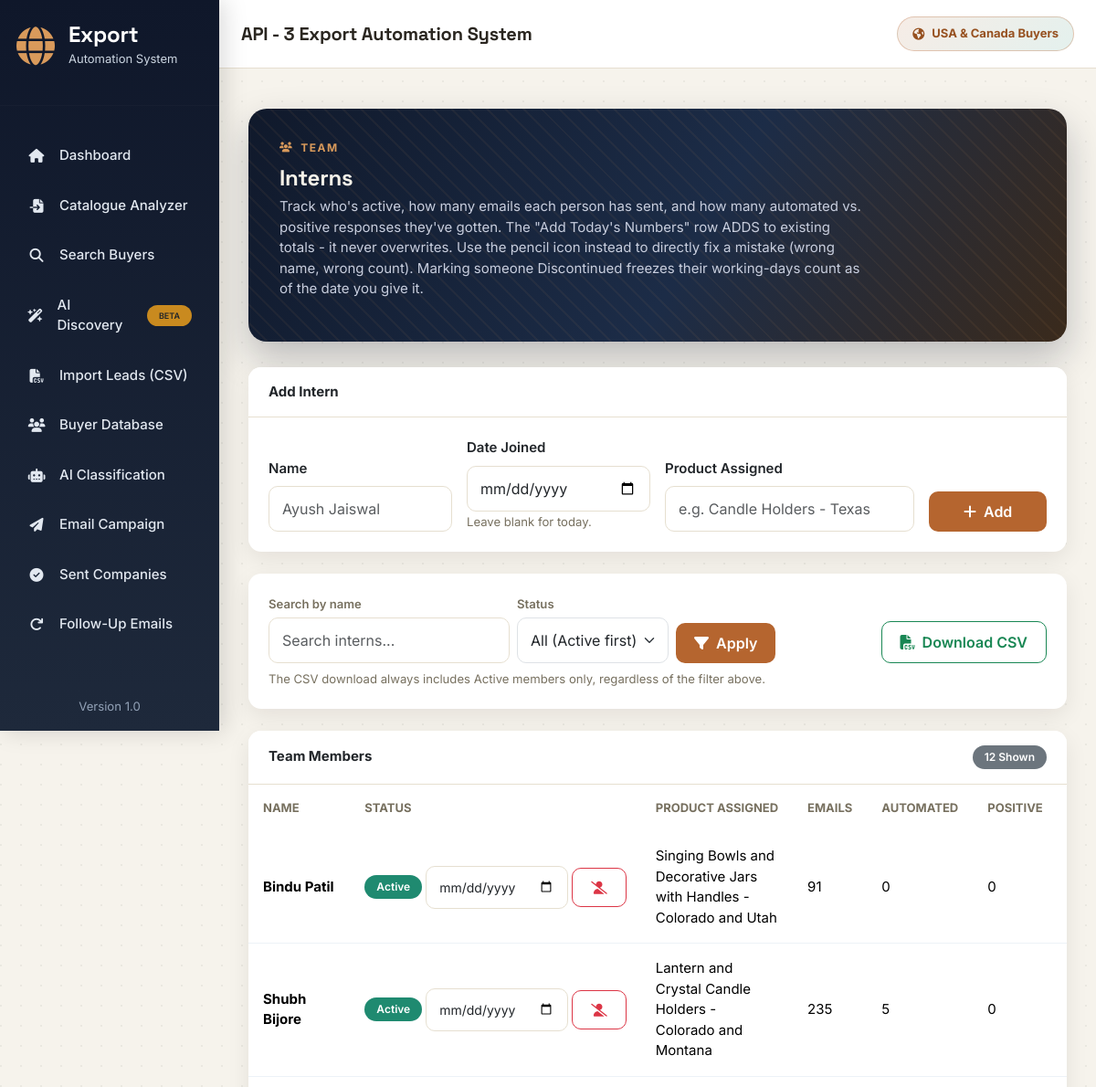
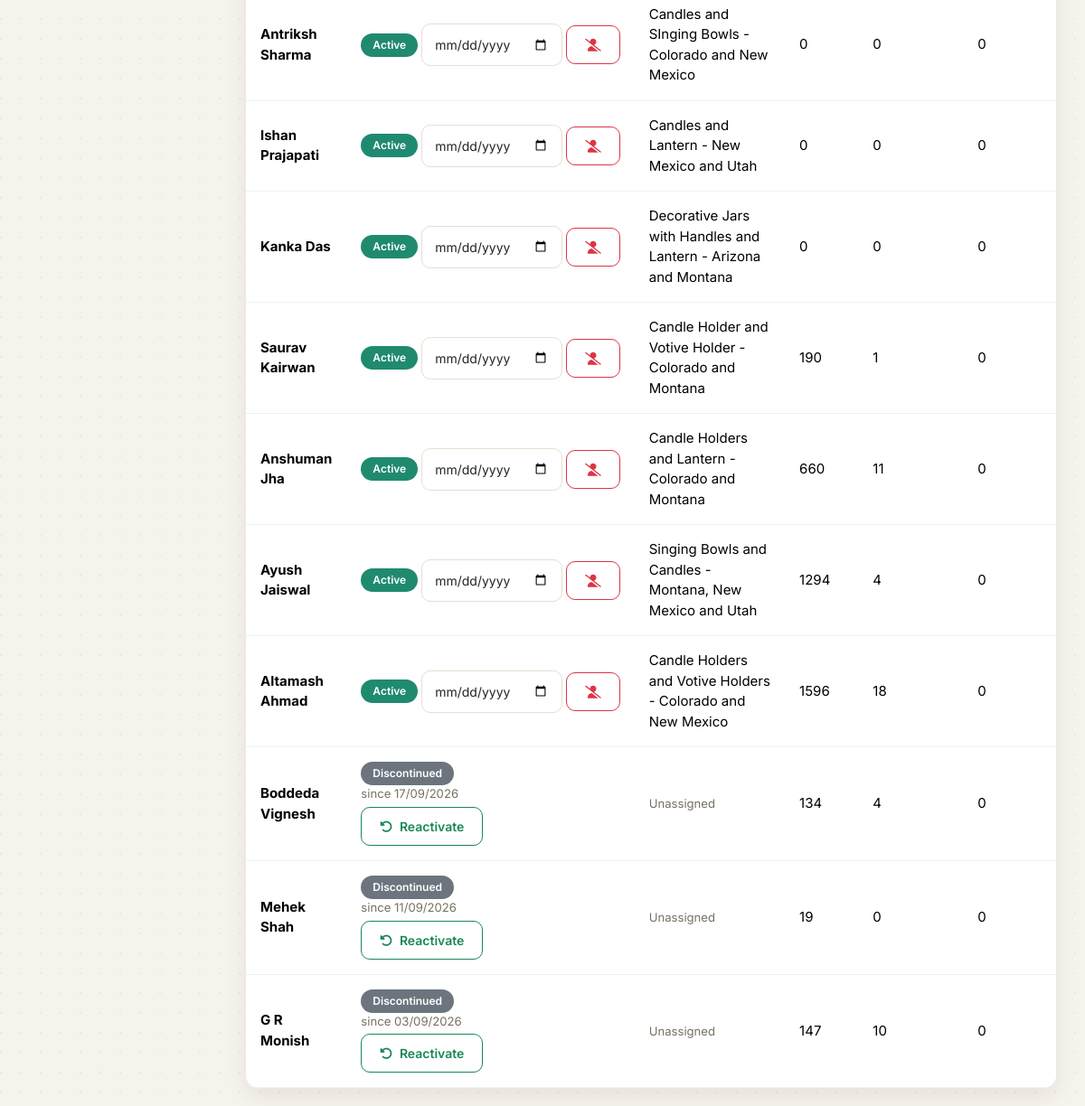
The app's page /team with its own data (2 pictures, top to bottom).
### app/models.py (models this page shows)
class Intern(db.Model):
    __tablename__ = "interns"
    id = db.Column(db.Integer, primary_key=True)
    name = db.Column(db.String(150), nullable=False)
    status = db.Column(db.String(20), default="Active")
    product_assigned = db.Column(db.String(255))
    emails_sent = db.Column(db.Integer, default=0)
    automated_responses = db.Column(db.Integer, default=0)
    positive_responses = db.Column(db.Integer, default=0)
    date_joined = db.Column(db.Date, nullable=False)
    date_discontinued = db.Column(db.Date)
    created_at = db.Column(
        db.DateTime,
        default=datetime.utcnow
    )
    @property
    def total_working_days(self):
        if not self.date_joined:
            return 0
        end_date = self.date_discontinued or date.today()
        delta = end_date - self.date_joined
        return max(delta.days, 0)

### app/routes/team.py (the view)
@team_bp.route("/team", methods=["GET"])
def team():
    repo = InternRepository()
    search = request.args.get("q", "").strip()
    status_filter = request.args.get("status", "").strip()
    return render_template(
        "team.html",
        interns=repo.all(status_filter=status_filter or None, search=search or None),
        current_search=search,
        current_status_filter=status_filter
    )

### app/services/database/intern_repository.py (called while the page is built)
    def all(self, status_filter=None, search=None):
        query = Intern.query
        if status_filter:
            query = query.filter(Intern.status == status_filter)
        if search:
            query = query.filter(Intern.name.ilike(f"%{search.strip()}%"))
        interns = query.all()
        interns.sort(
            key=lambda i: (
                0 if i.status == "Active" else 1,
                -(i.date_joined.toordinal() if i.date_joined else 0)
            )
        )
        return interns

### app/templates/team.html (shortened to what this page needs)
{% extends "base.html" %}
{% block content %}
<div class="container mt-4 fade-up">
    <div class="hero-banner d-flex justify-content-between align-items-center">
        <div>
            <div class="hero-eyebrow">
                <i class="fa-solid fa-users"></i>
                Team
            </div>
            <h2>
                Interns
            </h2>
            <p>
                Track who's active, how many emails each person has sent,
                and how many automated vs. positive responses they've
                gotten. The "Add Today's Numbers" row ADDS to existing
                totals - it never overwrites. Use the pencil icon instead
                to directly fix a mistake (wrong name, wrong count).
                Marking someone Discontinued freezes their working-days
                count as of the date you give it.
            </p>
        </div>
    </div>
    <div class="card mb-4">
        <div class="card-header">
            Add Intern
        </div>
        <div class="card-body">
            <form method="POST" action="{{ url_for('team.add_intern') }}">
                <div class="row g-3 align-items-end">
                    <div class="col-md-3">
                        <label class="form-label">Name</label>
                        <input
                            type="text"
                            name="name"
                            class="form-control"
                            placeholder="Ayush Jaiswal"
                            required>
                    </div>
                    <div class="col-md-3">
                        <label class="form-label">Date Joined</label>
                        <input
                            type="date"
                            name="date_joined"
                            class="form-control">
                        <small class="text-muted">Leave blank for today.</small>
                    </div>
                    <div class="col-md-4">
                        <label class="form-label">Product Assigned</label>
                        <input
                            type="text"
                            name="product_assigned"
                            class="form-control"
                            placeholder="e.g. Candle Holders - Texas">
                    </div>
                    <div class="col-md-2">
                        <button type="submit" class="btn btn-primary w-100">
                            <i class="fa-solid fa-plus me-1"></i> Add
                        </button>
                    </div>
                </div>
            </form>
        </div>
    </div>
    <div class="card mb-4">
        <div class="card-body">
            <form method="GET" class="d-flex gap-2 flex-wrap align-items-end">
                <div>
                    <label class="form-label small text-muted mb-1">Search by name</label>
                    <input
                        type="text"
                        name="q"
                        value="{{ current_search }}"
                        class="form-control"
                        style="min-width:220px;"
                        placeholder="Search interns...">
                </div>
                <div>
                    <label class="form-label small text-muted mb-1">Status</label>
                    <select name="status" class="form-select">
                        <option value="" {{ "selected" if not current_status_filter else "" }}>All (Active first)</option>
                    </select>
                </div>
                <button type="submit" class="btn btn-primary">
                    <i class="fa-solid fa-filter me-1"></i> Apply
                </button>
                <a href="{{ url_for('team.export_csv') }}" class="btn btn-outline-success ms-auto">
                    <i class="fa-solid fa-file-csv me-1"></i> Download CSV
                </a>
            </form>
            <small class="text-muted d-block mt-2">
                The CSV download always includes Active members only, regardless of the filter above.
            </small>
        </div>
    </div>
    <div class="card">
        <div class="card-header d-flex justify-content-between align-items-center">
            <span>Team Members</span>
            <span class="badge bg-secondary">{{ interns|length }} Shown</span>
        </div>
        {% if interns %}
        <div class="card-body p-0">
            <div class="table-responsive">
                <table class="table align-middle mb-0">
                    <thead>
                        <tr>
                            <th>Name</th>
                            <th>Status</th>
                            <th>Product Assigned</th>
                            <th>Emails</th>
                            <th>Automated</th>
                            <th>Positive</th>
                            <th>Joined</th>
                        </tr>
                    </thead>
                    <tbody>
                        {% for intern in interns %}
                        <tr>
                            <td><strong>{{ intern.name }}</strong></td>
                            <td style="min-width:220px;">
                                {% if intern.status == "Active" %}
                                    <form method="POST" action="{{ url_for('team.discontinue_intern', intern_id=intern.id) }}" class="d-flex gap-1 align-items-center">
                                        <span class="badge bg-success">Active</span>
                                        <input
                                            type="date"
                                            name="date_discontinued"
                                            class="form-control form-control-sm"
                                            title="Date discontinued - leave blank for today">
                                        <button type="submit" class="btn btn-sm btn-outline-danger text-nowrap" title="Mark discontinued">
                                            <i class="fa-solid fa-user-slash"></i>
                                        </button>
                                    </form>
                                {% else %}
                                    <div>
                                        <span class="badge bg-secondary">Discontinued</span>
                                        <div class="text-muted small">
                                            since {{ intern.date_discontinued.strftime("%d/%m/%Y") if intern.date_discontinued else "-" }}
                                        </div>
                                        <form method="POST" action="{{ url_for('team.reactivate_intern', intern_id=intern.id) }}" class="d-inline">
                                            <button type="submit" class="btn btn-sm btn-outline-success mt-1">
                                                <i class="fa-solid fa-rotate-left me-1"></i> Reactivate
                                            </button>
                                        </form>
                                    </div>
                                {% endif %}
                            </td>
                            <td>
                                {% if intern.product_assigned %}
                                    {{ intern.product_assigned }}
                                {% else %}
                                    <span class="text-muted small">Unassigned</span>
                                {% endif %}
                            </td>
                            <td>{{ intern.emails_sent }}</td>
                            <td>{{ intern.automated_responses }}</td>
                            <td>{{ intern.positive_responses }}</td>
                            <td>{{ intern.date_joined.strftime("%d/%m/%Y") if intern.date_joined else "-" }}</td>
                        </tr>
                        {% endfor %}
                    </tbody>
                </table>
            </div>
        </div>
        {% endif %}
    </div>
</div>
{% endblock %}

### app/static/css/style.css (style rules this page uses)
:root { --primary:#b5652f; --primary-dark:#96501f; --sidebar:#0b1626; --sidebar-hover:#16233a; --success:#1f8a70; --danger:#c0392b; --warning:#c98a1f; --info:#2f6f8f; --background:#f6f3ec; --white:#ffffff; --border:#e6dfd0; --text:#2a2620; --muted:#77705f; --radius:14px; --shadow:0 8px 24px rgba(24,17,6,.08); --font-display:'Space Grotesk',sans-serif; --sidebar-width:270px; --sidebar-width-lg:240px; }
* { margin:0; padding:0; box-sizing:border-box; font-family:'Inter',sans-serif; }
html { overflow-x:hidden; width:100%; }
body { background:var(--background); background-image: radial-gradient(circle at 1px 1px, rgba(24,17,6,.05) 1px, transparent 0); background-size:22px 22px; color:var(--text); overflow-x:hidden; width:100%; font-size:15px; }
a { text-decoration:none; }
h1, h2, h3, h4, h5, h6 { font-family:var(--font-display); letter-spacing:-.01em; }
.card { border:none; border-radius:var(--radius); box-shadow:var(--shadow); transition:.25s ease; overflow:hidden; max-width:100%; }
.card-header { background:white; border-bottom:1px solid var(--border); font-weight:700; padding:16px 22px; }
.card-body { padding:22px; max-width:100%; }
.btn { border-radius:10px; padding:10px 20px; font-weight:600; transition:.25s; }
.btn-primary { background:var(--primary); border:none; }
.table { margin-bottom:0; vertical-align:middle; }
.table thead { background:#f8fafc; }
.table thead th { border:none; color:var(--muted); font-weight:700; font-size:13px; text-transform:uppercase; padding:16px; white-space:nowrap; }
.table tbody td { padding:16px; border-color:#edf2f7; }
.table tbody tr { transition:.2s; }
.table-responsive { overflow-x:auto; -webkit-overflow-scrolling:touch; max-width:100%; }
.badge { padding:7px 13px; border-radius:30px; font-weight:600; font-size:12px; white-space:nowrap; }
.bg-success { background:var(--success)!important; }
.form-control { border-radius:10px; border:1px solid var(--border); padding:12px 14px; transition:.25s; max-width:100%; }
.form-select { border-radius:10px; padding:12px 14px; max-width:100%; }
label { font-weight:600; margin-bottom:8px; }
.text-muted { color:var(--muted)!important; }
.fade-up { animation:fadeUp .5s ease; }
.hero-banner { position:relative; border-radius:20px; padding:30px 34px; margin-bottom:28px; overflow:hidden; max-width:100%; background: linear-gradient(120deg, #10192b 0%, #1c2c47 55%, #3a2a1c 100%); color:#f5f1e8; box-shadow:0 18px 40px rgba(16,25,43,.25); }
.hero-banner::before { content:""; position:absolute; inset:0; background-image: repeating-linear-gradient( 45deg, rgba(217,154,91,.06) 0, rgba(217,154,91,.06) 2px, transparent 2px, transparent 14px ); pointer-events:none; }
.hero-eyebrow { display:inline-flex; align-items:center; gap:8px; font-size:12px; font-weight:700; letter-spacing:1.5px; text-transform:uppercase; color:#d99a5b; margin-bottom:10px; }
.hero-eyebrow i { font-size:11px; }
.hero-banner h2 { font-family:var(--font-display); font-size:27px; font-weight:700; margin-bottom:6px; position:relative; }
.hero-banner p { color:#c8cede; max-width:640px; position:relative; }
@media (max-width:1366px) { .hero-banner h2 { font-size:24px; } }

### records on screen
Intern: name "Bindu Patil", product_assigned "Singing Bowls and Decorative Jars with Handles - Colorado and Utah", emails_sent "91", automated_responses "0", positive_responses "0"
Intern: name "Shubh Bijore", product_assigned "Lantern and Crystal Candle Holders - Colorado and Montana", emails_sent "235", automated_responses "5", positive_responses "0"
Intern: name "Antriksh Sharma", product_assigned "Candles and SInging Bowls - Colorado and New Mexico", emails_sent "0", automated_responses "0", positive_responses "0"
Intern: name "Ishan Prajapati", product_assigned "Candles and Lantern - New Mexico and Utah", emails_sent "0", automated_responses "0", positive_responses "0"
Intern: name "Kanka Das", product_assigned "Decorative Jars with Handles and Lantern - Arizona and Montana", emails_sent "0", automated_responses "0", positive_responses "0"
Intern: name "Saurav Kairwan", product_assigned "Candle Holder and Votive Holder - Colorado and Montana", emails_sent "190", automated_responses "1", positive_responses "0"
Intern: name "Anshuman Jha", product_assigned "Candle Holders and Lantern - Colorado and Montana", emails_sent "660", automated_responses "11", positive_responses "0"
Intern: name "Ayush Jaiswal", product_assigned "Singing Bowls and Candles - Montana, New Mexico and Utah", emails_sent "1294", automated_responses "4", positive_responses "0"
Intern: name "Altamash Ahmad", product_assigned "Candle Holders and Votive Holders - Colorado and New Mexico", emails_sent "1596", automated_responses "18", positive_responses "0"
Intern: name "Boddeda Vignesh", date_discontinued "17/09/2026", shows "Unassigned", emails_sent "134", automated_responses "4", positive_responses "0"
Intern: name "Mehek Shah", date_discontinued "11/09/2026", shows "Unassigned", emails_sent "19", automated_responses "0", positive_responses "0"
Intern: name "G R Monish", date_discontinued "03/09/2026", shows "Unassigned", emails_sent "147", automated_responses "10", positive_responses "0"

### other values on screen
{{ interns|length }} "12"
